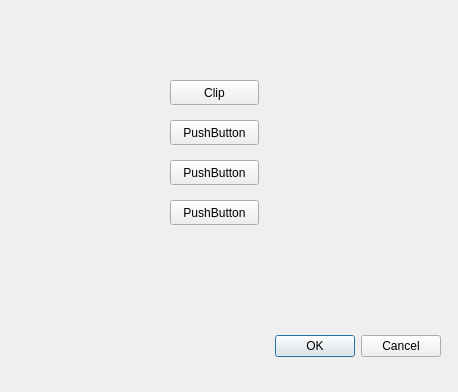
<?xml version="1.0" encoding="UTF-8"?>
<ui version="4.0">
 <class>Dialog</class>
 <widget class="QDialog" name="Dialog">
  <property name="geometry">
   <rect>
    <x>0</x>
    <y>0</y>
    <width>458</width>
    <height>392</height>
   </rect>
  </property>
  <property name="windowTitle">
   <string>Dialog</string>
  </property>
  <widget class="QDialogButtonBox" name="buttonBox">
   <property name="geometry">
    <rect>
     <x>100</x>
     <y>330</y>
     <width>341</width>
     <height>32</height>
    </rect>
   </property>
   <property name="orientation">
    <enum>Qt::Horizontal</enum>
   </property>
   <property name="standardButtons">
    <set>QDialogButtonBox::Cancel|QDialogButtonBox::Ok</set>
   </property>
  </widget>
  <widget class="QPushButton" name="pushButton">
   <property name="geometry">
    <rect>
     <x>170</x>
     <y>80</y>
     <width>89</width>
     <height>25</height>
    </rect>
   </property>
   <property name="text">
    <string>Clip</string>
   </property>
  </widget>
  <widget class="QPushButton" name="pushButton_2">
   <property name="geometry">
    <rect>
     <x>170</x>
     <y>120</y>
     <width>89</width>
     <height>25</height>
    </rect>
   </property>
   <property name="text">
    <string>PushButton</string>
   </property>
  </widget>
  <widget class="QPushButton" name="pushButton_3">
   <property name="geometry">
    <rect>
     <x>170</x>
     <y>160</y>
     <width>89</width>
     <height>25</height>
    </rect>
   </property>
   <property name="text">
    <string>PushButton</string>
   </property>
  </widget>
  <widget class="QPushButton" name="pushButton_4">
   <property name="geometry">
    <rect>
     <x>170</x>
     <y>200</y>
     <width>89</width>
     <height>25</height>
    </rect>
   </property>
   <property name="text">
    <string>PushButton</string>
   </property>
  </widget>
 </widget>
 <resources/>
 <connections>
  <connection>
   <sender>buttonBox</sender>
   <signal>accepted()</signal>
   <receiver>Dialog</receiver>
   <slot>accept()</slot>
   <hints>
    <hint type="sourcelabel">
     <x>248</x>
     <y>254</y>
    </hint>
    <hint type="destinationlabel">
     <x>157</x>
     <y>274</y>
    </hint>
   </hints>
  </connection>
  <connection>
   <sender>buttonBox</sender>
   <signal>rejected()</signal>
   <receiver>Dialog</receiver>
   <slot>reject()</slot>
   <hints>
    <hint type="sourcelabel">
     <x>316</x>
     <y>260</y>
    </hint>
    <hint type="destinationlabel">
     <x>286</x>
     <y>274</y>
    </hint>
   </hints>
  </connection>
 </connections>
</ui>
